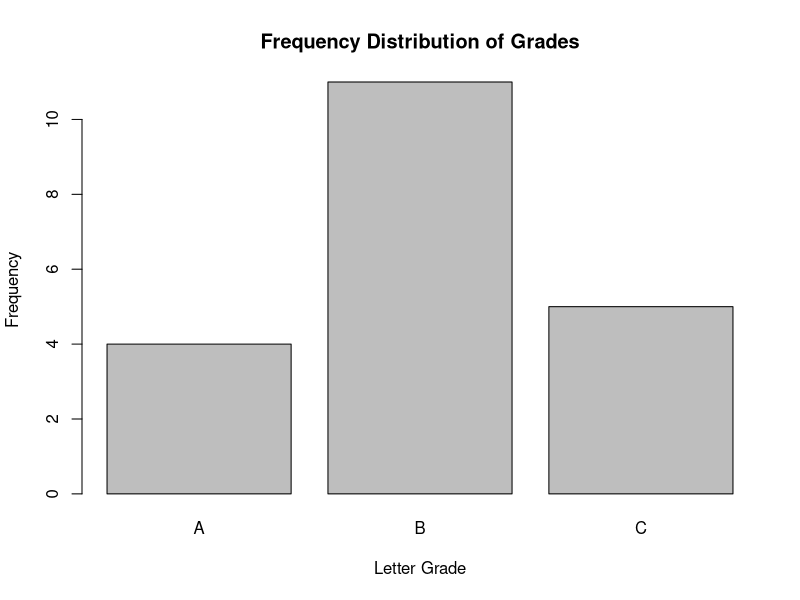
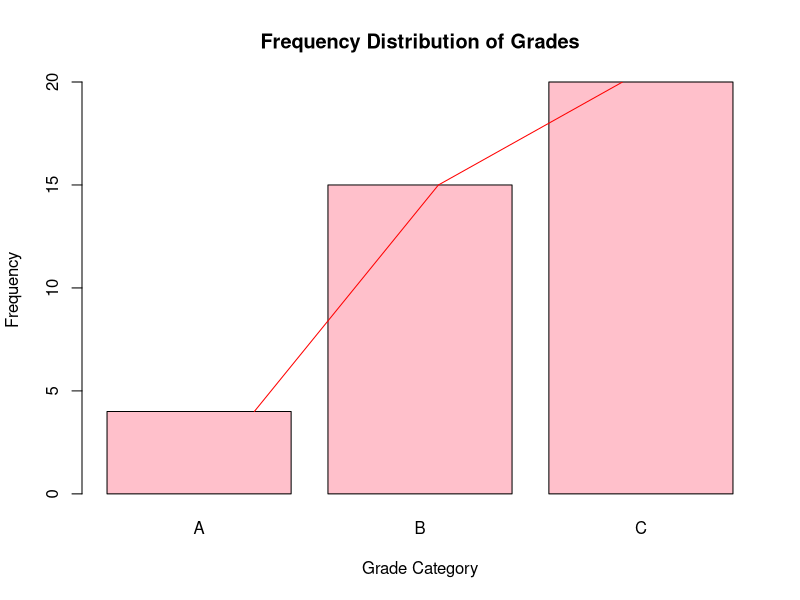
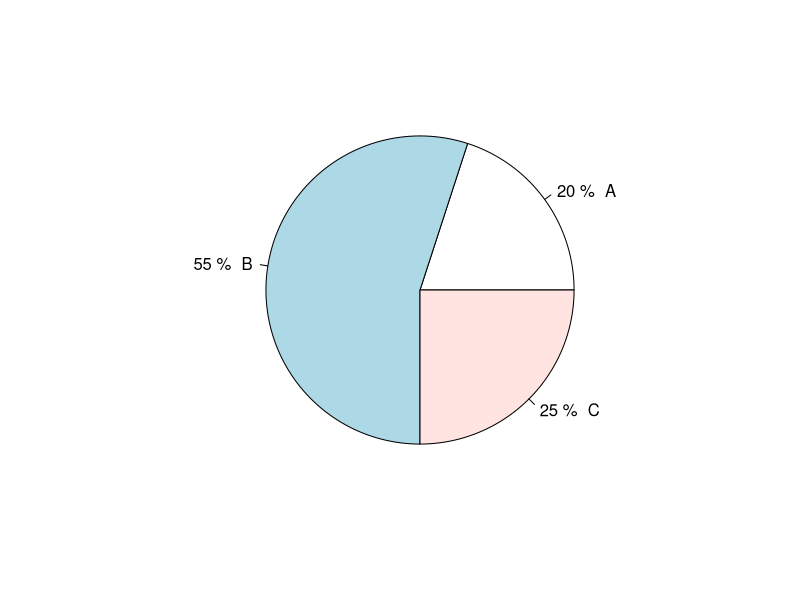

These figures' R source, in order:
#Problem1

#A student has completed 20 courses in the School of Arts and Sciences. 
#Her grades in the 20 courses are shown below.

# A  B	A	 B	C
# C	 C	B	 B	B
# B	 A	B  B	B
# C	 B	C	 B	A

#a.	Develop a frequency distribution and a bar chart for her grades.
#b.	Develop a relative frequency distribution for her grades and construct a pie chart.
#_____________________________________________________________________________________________________________________

#Entering the grades for all the courses"
Grades=c("A", "B", "A",	"B", "C", "C",	"C",	"B","B","B", "B","A",	"B", "B", "B", "C",	 "B",	"C", "B","A")
Frequency= table(as.vector(Grades))
Mode=names(Frequency)[Frequency==max(Frequency)]
Mode
data1=data.frame(Frequency)
names(data1)=c("Grade", "Frequency")
data1
barplot(Frequency, main="Frequency Distribution of Grades", ylab="Frequency", xlab="Letter Grade")
Relative=(Frequency/sum(Frequency))*100
Relative
data2=data.frame(Relative)
names(data2)=c("Grade", "Frequency")
data2
Cumulative=cumsum(Frequency)
Cumulative
data3=data.frame(Cumulative)
data3
barplot(Cumulative, col="Pink", main="Frequency Distribution of Grades", xlab="Grade Category", ylab="Frequency")
lines(Cumulative, col="Red")
Grade=c("A", "B", "C")
pie(Relative,labels=paste(Relative, "%", "", names=c("A", "B", "C")))

      
     
 
  
 
 
 
 
 
 
 
